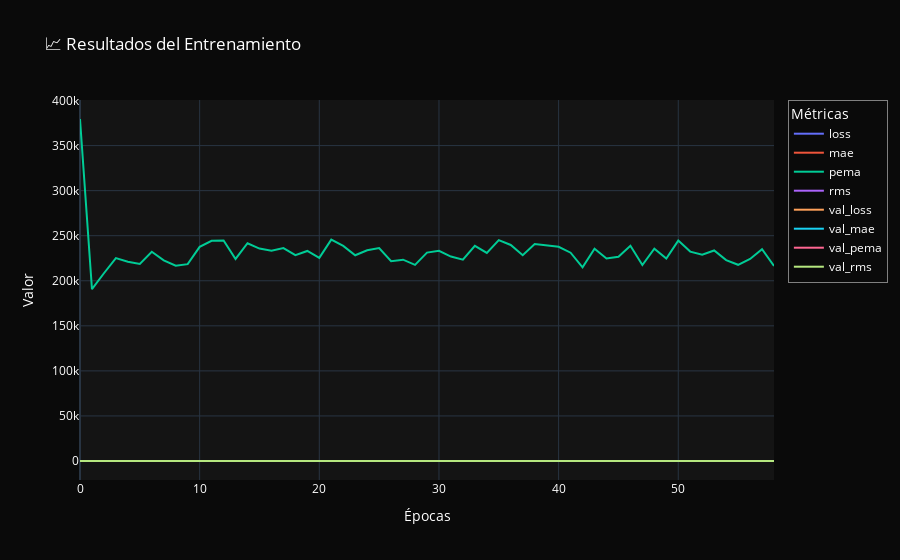

The code cell stored with this chart in its notebook:
### Markdown cell above
# Resultados

### Code cell
fig = go.Figure()


for col in results.columns:
    fig.add_trace(go.Scatter(
        y=results[col],
        mode="lines",
        name=col,
        line=dict(width=2)
    ))


fig.update_layout(
    title="📈 Resultados del Entrenamiento",
    xaxis_title="Épocas",
    yaxis_title="Valor",
    template="plotly_dark",  
    hovermode="x unified",
    legend=dict(
        title="Métricas",
        bgcolor="rgba(0,0,0,0)",
        bordercolor="gray",
        borderwidth=1
    ),
    plot_bgcolor="rgba(20,20,20,1)",
    paper_bgcolor="rgba(10,10,10,1)",
    font=dict(color="white")
)

fig.show()
